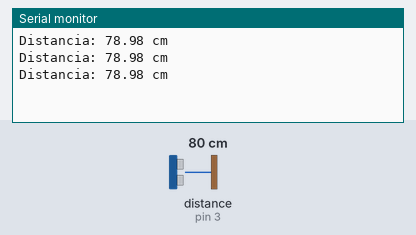
This sketch was run on a simulated Arduino Uno, built with avr-gcc and run on an emulated ATmega328P. Shown: the last lines printed to the serial monitor. Wiring (inferred from the names in the program): ultrasonic range finder: trigger pin 2; echo pin 3. The inputs (shaded band) are chosen by the test bench; at power-on: distance to the obstacle (sensor on pin 3) 80 cm. The echo pulse lasts 58.3 µs per cm.

Above: at 1.3 s.
1.4 s: distance to the obstacle (sensor on pin 3) set to 2 cm
At 1.9 s:
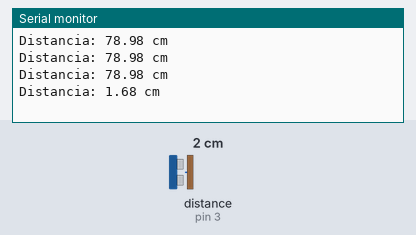
2.9 s: distance to the obstacle (sensor on pin 3) set to 4 cm
At 3.4 s:
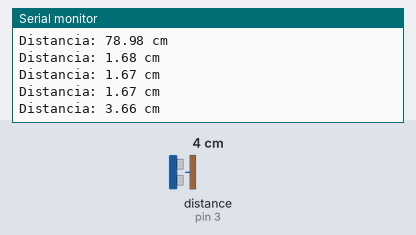
Timing chart, 0 to 5.9 s (numbered marks = the images above; inputs shaded):
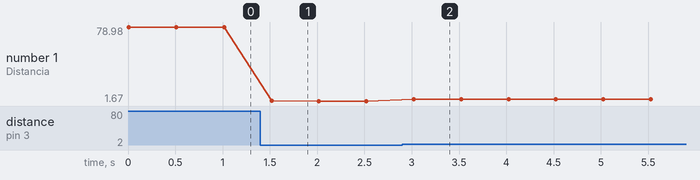

The sketch:

EjercicioSUS.ino
```cpp
// Definir los pines del sensor ultrasónico
#define TRIGGER_PIN 2
#define ECHO_PIN 3

void setup() {
  // Iniciar la comunicación serial a 9600 baudios
  Serial.begin(9600);

  // Configurar los pines del sensor ultrasónico
  pinMode(TRIGGER_PIN, OUTPUT);
  pinMode(ECHO_PIN, INPUT);
}

void loop() {
  // Disparar un pulso de ultrasonido
  digitalWrite(TRIGGER_PIN, LOW);
  delayMicroseconds(2);
  digitalWrite(TRIGGER_PIN, HIGH);
  delayMicroseconds(10);
  digitalWrite(TRIGGER_PIN, LOW);

  // Leer el tiempo que tarda el eco en regresar
  long duration = pulseIn(ECHO_PIN, HIGH);

  // Convertir el tiempo a distancia en centímetros
  float distance = duration * 0.034 / 2;

  // Imprimir la distancia en la consola serial
  Serial.print("Distancia: ");
  Serial.print(distance);
  Serial.println(" cm");

  // Esperar un momento antes de realizar otra medición
  delay(500);
}
```

Measured:
- after the input at 1.4 s, the serial monitor: prints a new line after 0.12 s (image 1)
- after the input at 2.9 s, the serial monitor: prints a new line after 0.12 s (image 2)
- plotted number 1: 78.98 → 1.67 after the input at 1.4 s, 1.67 → 3.66 after the input at 2.9 s
